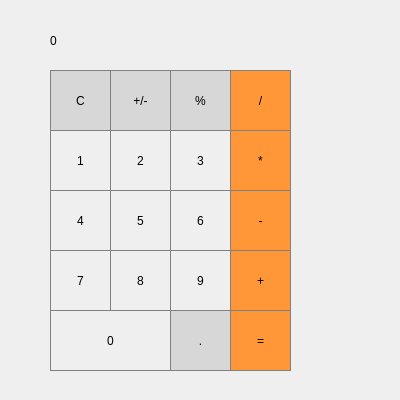
<?xml version="1.0" encoding="UTF-8"?>
<ui version="4.0">
 <class>calculatrice</class>
 <widget class="QDialog" name="calculatrice">
  <property name="geometry">
   <rect>
    <x>0</x>
    <y>0</y>
    <width>400</width>
    <height>400</height>
   </rect>
  </property>
  <property name="windowTitle">
   <string>Dialog</string>
  </property>
  <widget class="QPushButton" name="pushButton_1">
   <property name="geometry">
    <rect>
     <x>50</x>
     <y>130</y>
     <width>61</width>
     <height>61</height>
    </rect>
   </property>
   <property name="styleSheet">
    <string notr="true">QPushButton{
border: 1px solid gray;
}
QPushButton:pressed{
background-color: qlineargradient(x1: 0, y1: 0, x2: 0, y2: 1, stop:0 #dadbde, stop: 1 #f6f7fa);
}</string>
   </property>
   <property name="text">
    <string>1</string>
   </property>
  </widget>
  <widget class="QPushButton" name="pushButton_percent">
   <property name="geometry">
    <rect>
     <x>170</x>
     <y>70</y>
     <width>61</width>
     <height>61</height>
    </rect>
   </property>
   <property name="styleSheet">
    <string notr="true">QPushButton{
background-color: rgb(215,215,215);
border: 1px solid gray;
}
QPushButton:pressed{
background-color: qlineargradient(x1: 0, y1: 0, x2: 0, y2: 1, stop: 0 #BEBEBE, stop: 1 #D7D7D7);
}</string>
   </property>
   <property name="text">
    <string>%</string>
   </property>
  </widget>
  <widget class="QPushButton" name="pushButton_egale">
   <property name="geometry">
    <rect>
     <x>230</x>
     <y>310</y>
     <width>61</width>
     <height>61</height>
    </rect>
   </property>
   <property name="styleSheet">
    <string notr="true">QPushButton{
background-color: rgb(255,151,57);
border: 1px solid gray;
}
QPushButton:pressed{
background-color: qlineargradient(x1: 0, y1: 0, x2: 0, y2: 1, stop: 0 #FF7832, stop: 1 #FF9739);
}</string>
   </property>
   <property name="text">
    <string>=</string>
   </property>
  </widget>
  <widget class="QPushButton" name="pushButton_plus">
   <property name="geometry">
    <rect>
     <x>230</x>
     <y>250</y>
     <width>61</width>
     <height>61</height>
    </rect>
   </property>
   <property name="styleSheet">
    <string notr="true">QPushButton{
background-color: rgb(255,151,57);
border: 1px solid gray;
}
QPushButton:pressed{
background-color: qlineargradient(x1: 0, y1: 0, x2: 0, y2: 1, stop: 0 #FF7832, stop: 1 #FF9739);
}</string>
   </property>
   <property name="text">
    <string>+</string>
   </property>
  </widget>
  <widget class="QPushButton" name="pushButton_c">
   <property name="geometry">
    <rect>
     <x>50</x>
     <y>70</y>
     <width>61</width>
     <height>61</height>
    </rect>
   </property>
   <property name="styleSheet">
    <string notr="true">QPushButton{
background-color: rgb(215,215,215);
border: 1px solid gray;
}
QPushButton:pressed{
background-color: qlineargradient(x1: 0, y1: 0, x2: 0, y2: 1, stop: 0 #BEBEBE, stop: 1 #D7D7D7);
}</string>
   </property>
   <property name="text">
    <string>C</string>
   </property>
  </widget>
  <widget class="QPushButton" name="pushButton_4">
   <property name="geometry">
    <rect>
     <x>50</x>
     <y>190</y>
     <width>61</width>
     <height>61</height>
    </rect>
   </property>
   <property name="styleSheet">
    <string notr="true">QPushButton{
border: 1px solid gray;
}
QPushButton:pressed{
background-color: qlineargradient(x1: 0, y1: 0, x2: 0, y2: 1, stop:0 #dadbde, stop: 1 #f6f7fa);
}</string>
   </property>
   <property name="text">
    <string>4</string>
   </property>
  </widget>
  <widget class="QPushButton" name="pushButton_0">
   <property name="geometry">
    <rect>
     <x>50</x>
     <y>310</y>
     <width>121</width>
     <height>61</height>
    </rect>
   </property>
   <property name="styleSheet">
    <string notr="true">QPushButton{
border: 1px solid gray;
}
QPushButton:pressed{
background-color: qlineargradient(x1: 0, y1: 0, x2: 0, y2: 1, stop:0 #dadbde, stop: 1 #f6f7fa);
}</string>
   </property>
   <property name="text">
    <string>0</string>
   </property>
  </widget>
  <widget class="QPushButton" name="pushButton_3">
   <property name="geometry">
    <rect>
     <x>170</x>
     <y>130</y>
     <width>61</width>
     <height>61</height>
    </rect>
   </property>
   <property name="styleSheet">
    <string notr="true">QPushButton{
border: 1px solid gray;
}
QPushButton:pressed{
background-color: qlineargradient(x1: 0, y1: 0, x2: 0, y2: 1, stop:0 #dadbde, stop: 1 #f6f7fa);
}</string>
   </property>
   <property name="text">
    <string>3</string>
   </property>
  </widget>
  <widget class="QPushButton" name="pushButton_point">
   <property name="geometry">
    <rect>
     <x>170</x>
     <y>310</y>
     <width>61</width>
     <height>61</height>
    </rect>
   </property>
   <property name="styleSheet">
    <string notr="true">QPushButton{
background-color: rgb(215,215,215);
border: 1px solid gray;
}
QPushButton:pressed{
background-color: qlineargradient(x1: 0, y1: 0, x2: 0, y2: 1, stop: 0 #BEBEBE, stop: 1 #D7D7D7);
}</string>
   </property>
   <property name="text">
    <string>.</string>
   </property>
  </widget>
  <widget class="QPushButton" name="pushButton_7">
   <property name="geometry">
    <rect>
     <x>50</x>
     <y>250</y>
     <width>61</width>
     <height>61</height>
    </rect>
   </property>
   <property name="styleSheet">
    <string notr="true">QPushButton{
border: 1px solid gray;
}
QPushButton:pressed{
background-color: qlineargradient(x1: 0, y1: 0, x2: 0, y2: 1, stop:0 #dadbde, stop: 1 #f6f7fa);
}</string>
   </property>
   <property name="text">
    <string>7</string>
   </property>
  </widget>
  <widget class="QPushButton" name="pushButton_5">
   <property name="geometry">
    <rect>
     <x>110</x>
     <y>190</y>
     <width>61</width>
     <height>61</height>
    </rect>
   </property>
   <property name="styleSheet">
    <string notr="true">QPushButton{
border: 1px solid gray;
}
QPushButton:pressed{
background-color: qlineargradient(x1: 0, y1: 0, x2: 0, y2: 1, stop:0 #dadbde, stop: 1 #f6f7fa);
}</string>
   </property>
   <property name="text">
    <string>5</string>
   </property>
  </widget>
  <widget class="QPushButton" name="pushButton_6">
   <property name="geometry">
    <rect>
     <x>170</x>
     <y>190</y>
     <width>61</width>
     <height>61</height>
    </rect>
   </property>
   <property name="styleSheet">
    <string notr="true">QPushButton{
border: 1px solid gray;
}
QPushButton:pressed{
background-color: qlineargradient(x1: 0, y1: 0, x2: 0, y2: 1, stop:0 #dadbde, stop: 1 #f6f7fa);
}</string>
   </property>
   <property name="text">
    <string>6</string>
   </property>
  </widget>
  <widget class="QPushButton" name="pushButton_div">
   <property name="geometry">
    <rect>
     <x>230</x>
     <y>70</y>
     <width>61</width>
     <height>61</height>
    </rect>
   </property>
   <property name="styleSheet">
    <string notr="true">QPushButton{
background-color: rgb(255,151,57);
border: 1px solid gray;
}
QPushButton:pressed{
background-color: qlineargradient(x1: 0, y1: 0, x2: 0, y2: 1, stop: 0 #FF7832, stop: 1 #FF9739);
}</string>
   </property>
   <property name="text">
    <string>/</string>
   </property>
  </widget>
  <widget class="QPushButton" name="pushButton_8">
   <property name="geometry">
    <rect>
     <x>110</x>
     <y>250</y>
     <width>61</width>
     <height>61</height>
    </rect>
   </property>
   <property name="styleSheet">
    <string notr="true">QPushButton{
border: 1px solid gray;
}
QPushButton:pressed{
background-color: qlineargradient(x1: 0, y1: 0, x2: 0, y2: 1, stop:0 #dadbde, stop: 1 #f6f7fa);
}</string>
   </property>
   <property name="text">
    <string>8</string>
   </property>
  </widget>
  <widget class="QPushButton" name="pushButton_moins">
   <property name="geometry">
    <rect>
     <x>230</x>
     <y>190</y>
     <width>61</width>
     <height>61</height>
    </rect>
   </property>
   <property name="styleSheet">
    <string notr="true">QPushButton{
background-color: rgb(255,151,57);
border: 1px solid gray;
}
QPushButton:pressed{
background-color: qlineargradient(x1: 0, y1: 0, x2: 0, y2: 1, stop: 0 #FF7832, stop: 1 #FF9739);
}</string>
   </property>
   <property name="text">
    <string>-</string>
   </property>
  </widget>
  <widget class="QLabel" name="labe_res">
   <property name="geometry">
    <rect>
     <x>50</x>
     <y>10</y>
     <width>241</width>
     <height>61</height>
    </rect>
   </property>
   <property name="styleSheet">
    <string notr="true">QLabel{
qproperty-alignment: 'AlignVCenter | AlignRight';
border: 1px solid gray;
}
background-color: white;</string>
   </property>
   <property name="text">
    <string>0</string>
   </property>
  </widget>
  <widget class="QPushButton" name="pushButton_9">
   <property name="geometry">
    <rect>
     <x>170</x>
     <y>250</y>
     <width>61</width>
     <height>61</height>
    </rect>
   </property>
   <property name="styleSheet">
    <string notr="true">QPushButton{
border: 1px solid gray;
}
QPushButton:pressed{
background-color: qlineargradient(x1: 0, y1: 0, x2: 0, y2: 1, stop:0 #dadbde, stop: 1 #f6f7fa);
}</string>
   </property>
   <property name="text">
    <string>9</string>
   </property>
  </widget>
  <widget class="QPushButton" name="pushButton_2">
   <property name="geometry">
    <rect>
     <x>110</x>
     <y>130</y>
     <width>61</width>
     <height>61</height>
    </rect>
   </property>
   <property name="styleSheet">
    <string notr="true">QPushButton{
border: 1px solid gray;
}
QPushButton:pressed{
background-color: qlineargradient(x1: 0, y1: 0, x2: 0, y2: 1, stop:0 #dadbde, stop: 1 #f6f7fa);
}</string>
   </property>
   <property name="text">
    <string>2</string>
   </property>
  </widget>
  <widget class="QPushButton" name="pushButton_mult">
   <property name="geometry">
    <rect>
     <x>230</x>
     <y>130</y>
     <width>61</width>
     <height>61</height>
    </rect>
   </property>
   <property name="styleSheet">
    <string notr="true">QPushButton{
background-color: rgb(255,151,57);
border: 1px solid gray;
}
QPushButton:pressed{
background-color: qlineargradient(x1: 0, y1: 0, x2: 0, y2: 1, stop: 0 #FF7832, stop: 1 #FF9739);
}</string>
   </property>
   <property name="text">
    <string>*</string>
   </property>
  </widget>
  <widget class="QPushButton" name="pushButton_plusmoin">
   <property name="geometry">
    <rect>
     <x>110</x>
     <y>70</y>
     <width>61</width>
     <height>61</height>
    </rect>
   </property>
   <property name="styleSheet">
    <string notr="true">QPushButton{
background-color: rgb(215,215,215);
border: 1px solid gray;
}
QPushButton:pressed{
background-color: qlineargradient(x1: 0, y1: 0, x2: 0, y2: 1, stop: 0 #BEBEBE, stop: 1 #D7D7D7);
}</string>
   </property>
   <property name="text">
    <string>+/-</string>
   </property>
  </widget>
 </widget>
 <resources/>
 <connections/>
</ui>
